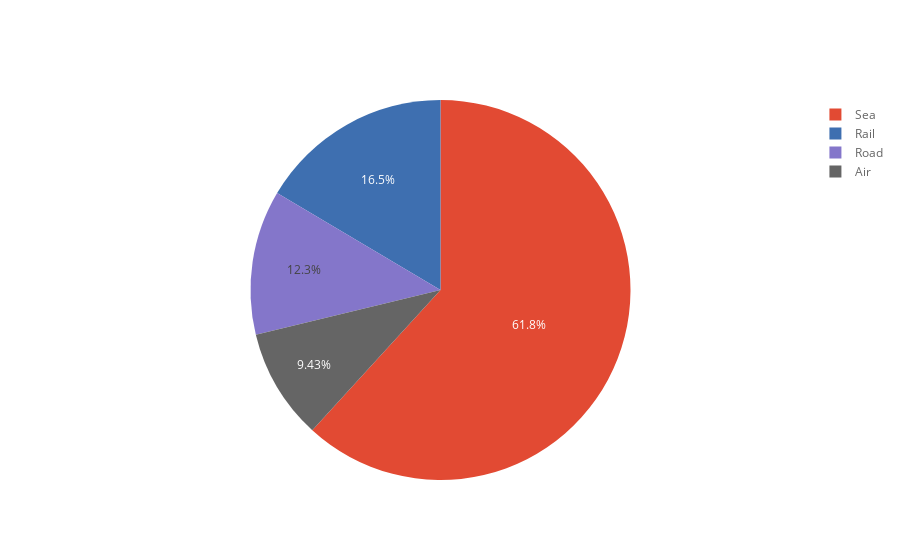

Notebook code cell kept with this figure:
### Code cell
top_medio_imp.iplot(kind="pie", labels="Medio de Transporte", values="Importaciones")

### Figure 1 — Plotly figure (JSON) as saved in the notebook; plotly's stock layout.template omitted (floating-point values rounded to 4 significant figures)
{"data": [{"labels": ["Sea", "Rail", "Road", "Air"], "marker": {"colors": ["rgba(226, 74, 51, 1.0)", "rgba(62, 111, 176, 1.0)", "rgba(132, 118, 202, 1.0)", "rgba(101, 101, 101, 1.0)"]}, "name": "", "type": "pie", "values": [2254, 601, 449, 344]}], "layout": {"legend": {"bgcolor": "#FFFFFF", "font": {"color": "#666666"}}, "paper_bgcolor": "#FFFFFF", "plot_bgcolor": "#E5E5E5", "titlefont": {"color": "#151516"}}}
